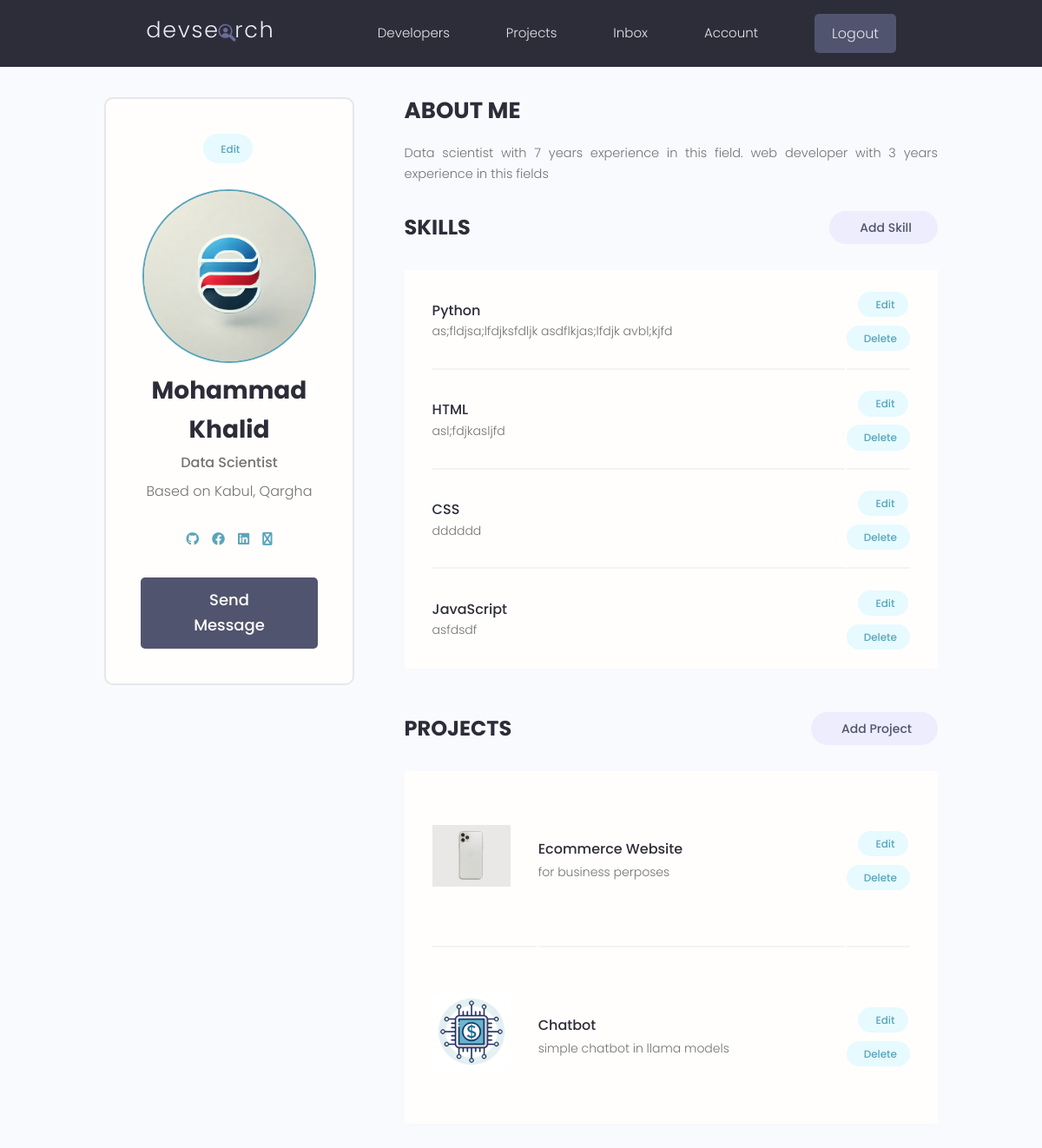
/account/ (signed in), run on the app's committed database.
### users/models.py (models this page shows, shortened)
class Profile(models.Model):
    user = models.OneToOneField(User, on_delete=models.CASCADE, null=True, blank=True)
    name = models.CharField(max_length=200, null=True, blank=True)
    email = models.EmailField(max_length=400, null=True, blank=True)
    username = models.CharField(max_length=200, null=True, blank=True)
    location = models.CharField(max_length=200, null=True, blank=True)
    short_intro = models.CharField(max_length=200, null=True, blank=True)
    bio = models.TextField(blank=True, null=True)
    profile_image = models.ImageField(null=True, blank=True, upload_to='profiles/', default='profiles/user-default.png')
    social_github = models.CharField(max_length=200, null=True, blank=True)
    social_facebook = models.CharField(max_length=200, null=True, blank=True)
    social_linkedin = models.CharField(max_length=200, null=True, blank=True)
    Website = models.CharField(max_length=200, null=True, blank=True)
    created = models.DateTimeField(auto_now_add=True)
    id = models.UUIDField(default=uuid.uuid4, unique=True, primary_key=True, editable=False)

class Skills(models.Model):
    owner = models.ForeignKey(Profile, on_delete=models.SET_NULL, null=True, blank=True)
    name = models.CharField(max_length=100, null=True, blank=True)
    description = models.TextField(null=True, blank=True)
    created = models.DateTimeField(auto_now_add=True)
    id = models.UUIDField(default=uuid.uuid4, unique=True, primary_key=True, editable=False)

### projects/models.py (models this page shows, shortened)
class Projects(models.Model):
    owner = models.ForeignKey(Profile,on_delete=models.SET_NULL, null=True, blank=True)
    title = models.CharField(max_length=200)
    description = models.TextField(null=True, blank=True)
    featured_image = models.ImageField(null=True, blank=True, default='default.jpg')
    demo_link = models.CharField(max_length=2000, null=True, blank=True)
    source_link = models.CharField(max_length=2000, null=True, blank=True)
    tags = models.ManyToManyField('Tag', blank=True)
    vote_total = models.IntegerField(default=0, null=True, blank=True)
    vote_ratio = models.IntegerField(default=0, null=True, blank=True)
    created = models.DateTimeField(auto_now_add=True)
    id = models.UUIDField(default=uuid.uuid4, unique=True, primary_key=True, editable=False)
    class Meta:
        ordering = ['-vote_ratio', '-vote_total', 'title']

### users/views.py (the view)
# urls.py: path('account/',views.userAccount, name="account"),
@login_required(login_url='login')
def userAccount(request):
    profile = request.user.profile
    skills = profile.skills_set.all()
    projects = profile.projects_set.all()
    context = {"profile":profile, 'skills':skills,'projects':projects}
    return render(request, 'users/account.html', context)

### users/templates/users/account.html (shortened to what this page needs)
{% extends 'main.html' %}
{% block content %}
  <main class="settingsPage profile my-md">
    <div class="container">
      <div class="layout">
        <div class="column column--1of3">
          <div class="card text-center">
            <div class="card__body dev">
              <a class="tag tag--pill tag--main settings__btn" href="{% url 'edit-account' %}"> Edit</a>
              <img class="avatar avatar--xl dev__avatar" src="{{profile.profile_image.url}}" />
              <h2 class="dev__name">{{profile.name}}</h2>
              <p class="dev__title">{{profile.short_intro}}</p>
              <p class="dev__location">Based on {{profile.location}}</p>
              <ul class="dev__social">
                <li>
                  <a title="Github" href="{{profile.social_github}}" target="_blank"><i class="fab fa-github"></i></a>
                </li>
                <li>
                  <a title="Facebook" href="{{profile.social_facebook}}" target="_blank"><i class="fab fa-facebook"></i></a>
                </li>
                <li>
                  <a title="LinkedIn" href="{{profile.social_linkedin}}" target="_blank"><i class="fab fa-linkedin"></i></a>
                </li>
                <li>
                  <a title="Personal Website" href="{{profile.website}}" target="_blank"><i class="fab fa-globe"></i></a>
                </li>
              </ul>
              <a href="" class="btn btn--sub btn--lg">Send Message</a>
            </div>
          </div>
        </div>
        <div class="column column--2of3">
          <div class="devInfo">
            <h3 class="devInfo__title">About Me</h3>
            <p class="devInfo__about">
              {{profile.bio}}
            </p>
          </div>
          <div class="settings">
            <h3 class="settings__title">Skills</h3>
            <a class="tag tag--pill tag--sub settings__btn tag--lg" href="{% url 'create-skills' %}"> Add Skill</a>
          </div>
          <table class="settings__table">
          {% for skill in skills %}
            <tr>
              <td class="settings__tableInfo">
                <h4>{{skill.name}}</h4>
                <p>
                  {{skill.description}}
                </p>
              </td>
              <td class="settings__tableActions">
                <a class="tag tag--pill tag--main settings__btn" href="{% url 'update-skills' skill.id %}"> Edit</a>
                <a class="tag tag--pill tag--main settings__btn" href="{% url 'delete-skills' skill.id %}?next=/account">
                  Delete</a>
              </td>
            </tr>
            {% endfor %}
          </table>
          <div class="settings">
            <h3 class="settings__title">Projects</h3>
            <a class="tag tag--pill tag--sub settings__btn tag--lg" href="{% url 'create-project' %}"> Add Project</a>
          </div>
          <table class="settings__table">
          {% for project in projects %}
            <tr>
              <td class="settings__thumbnail">
                <a href="{% url 'project' project.id %}"><img src="{{project.featured_image.url}}" alt="Project Thumbnail" /></a>
              </td>
              <td class="settings__tableInfo">
                <a href="single-project.html">{{project.title}}</a>
                <p>
                  {{project.description}}
                </p>
              </td>
              <td class="settings__tableActions">
                <a class="tag tag--pill tag--main settings__btn" href="{% url 'update-project' project.id %}"> Edit</a>
                <a class="tag tag--pill tag--main settings__btn" href="{% url 'delete-project' project.id %}?next=/account">
                  Delete</a>
              </td>
            </tr>
            {% endfor %}
          </table>
        </div>
      </div>
    </div>
  </main>
{% endblock content %}

### static/styles/app.css (style rules this page uses)
:root { --color-sub: #2d2d39; }
.btn--sub { background-color: var(--color-sub-light); }
.card { border: 2px solid var(--color-light); }
img { width: 100%; }
.profile .card > .dev { padding: 4rem; }
.dev__avatar { display: block; margin: auto; }
.dev__name { color: var(--color-sub); font-size: 2.8rem; font-weight: 700; margin-top: 1rem; margin-bottom: 0.5rem; }
.dev__title { font-size: 1.6rem; font-weight: 500; line-height: 1.3; }
.dev__location { margin-top: 1rem; }
.dev__social { margin: 3rem 0; list-style: none; display: flex; justify-content: center; gap: 1.5rem; }
.devInfo { margin-bottom: 3rem; }
.devInfo__title, .devInfo__subtitle { font-size: 2.6rem; color: var(--color-sub); text-transform: uppercase; font-weight: 700; margin-bottom: 1.5rem; }
.devInfo__about, .devSkill__info { font-size: 1.45rem; line-height: 1.7; text-align: justify; }
.settingsPage .dev > .settings__btn { display: inline-block; margin-bottom: 3rem; }
.settings { display: flex; justify-content: space-between; align-items: center; }
.settings__title { font-size: 2.4rem; text-transform: uppercase; font-weight: 700; color: var(--color-sub); }
.settings__table { margin-top: 3rem; margin-bottom: 5rem; padding: 0 3rem; background: var(--color-white); }
.settings__table tr { width: 100%; }
.settings__table tr > td { padding: 2rem 0; }
.settings__table tr:not(:last-child) td { border-bottom: 2px solid var(--color-white-light); }
.settings__thumbnail { width: 23%; min-width: 10rem; }
.settings__thumbnail img { padding-right: 3rem; height: 15rem; object-fit: contain; }
.settings__tableInfo { width: 100%; }
.settings__tableInfo h4, .settings__tableInfo a { padding-right: 1rem; width: auto; font-size: 1.6rem; font-weight: 500; color: var(--color-sub); }
.settings__tableInfo p { font-size: 1.4rem; }
.settings__tableActions { text-align: right; }

### static/uikit/styles/modules/_variables.css (style rules this page uses)
:root { --color-main: #5aa5b9; --color-main-light: #e6faff; --color-sub: #3f4156; --color-sub-light: #51546e; --color-sub-lighter: #ededfd; --color-text: #737373; --color-gray: #8b8b8b; --color-light: #e5e7eb; --color-light-gray: #767676; --color-bg: #f8fafd; --color-white: #fffefd; --color-white-light: #f3f3f3; --color-success: #359e64; --color-success-bg: #def8e8; --color-error: #fc4b0b; --color-error-bg: #fff2ee; --font-base: 'Poppins', arial, helvetica, 'Segoe UI', roboto, ubuntu, sans-serif; --font-monospace: 'Fira Code', 'Courier New', courier, monospace; --font-regular: 300; --font-medium: 500; --font-bold: 700; --generic-shadow: 1px 1px 5px #00000010; --generic-transition: all 0.3s ease-in-out; }

### static/uikit/styles/modules/_base.css (style rules this page uses)
* { margin: 0; padding: 0; box-sizing: border-box; text-rendering: optimizeLegibility; color: inherit; font-size: inherit; }
html { font-size: 50%; }
@media only screen and (min-width: 480px) { html { font-size: 56.25%; } }
@media only screen and (min-width: 1200px) { html { font-size: 62.5%; } }
body { line-height: 1.6; font-weight: 400; font-size: 1.5rem; color: var(--color-text); background-color: var(--color-bg); min-height: 100vh; }

### static/uikit/styles/modules/_typography.css (style rules this page uses)
* { font-family: var(--font-base); }
h2 { font-size: 3.6rem; font-weight: var(--font-bold); }
h3 { font-size: 3.2rem; font-weight: var(--font-medium); }
h4 { font-size: 2.8rem; font-weight: var(--font-medium); }
p, span, strong { font-size: 1.6rem; color: var(--color-text); font-weight: var(--font-regular); }
a { padding-bottom: 2px; text-decoration: none; display: inline-block; color: var(--color-main); font-weight: var(--font-medium); }

### static/uikit/styles/modules/_utilities.css (style rules this page uses)
.container { width: 92%; max-width: 165rem; margin: 0 auto; box-sizing: border-box; }
@media screen and (min-width: 1000px) { .container { width: 90%; } }
@media screen and (min-width: 1200px) { .container { width: 80%; } }
.text-center { text-align: center; }
.my-md { margin: 3rem auto; }

### static/uikit/styles/modules/_avatar.css (style rules this page uses)
.avatar { border-radius: 50%; border: 2px solid var(--color-main); object-fit: cover; }
.avatar--xl { height: 20rem; width: 20rem; }

### static/uikit/styles/modules/_card.css (style rules this page uses)
.card { border-radius: 1rem; background-color: var(--color-white); border: 1.5px solid var(--color-light); width: auto; height: auto; margin-top: 0.5rem; margin-bottom: 0.5rem; overflow: hidden; }
.card__body, .card__header { padding: 2rem 2.5rem; }

### static/uikit/styles/modules/_layout.css (style rules this page uses)
.layout { display: flex; flex-flow: row wrap; justify-content: space-between; }
.layout > .column { margin-bottom: 3rem; }
.layout > .column.column--1of3 { flex-basis: 30%; }
.layout > .column.column--2of3 { flex-basis: 64%; }

### data on the page
Profile: profile_image (picture), name "Mohammad Khalid", short_intro "Data Scientist", location "Kabul, Qargha", bio "Data scientist with 7 years experience in this field. web developer with 3 years experience in this fields"
Skills: name "Python", description "as;fldjsa;lfdjksfdljk asdflkjas;lfdjk avbl;kjfd"
Skills: name "HTML", description "asl;fdjkasljfd"
Skills: name "CSS", description "dddddd"
Skills: name "JavaScript", description "asfdsdf"
Projects: featured_image (picture), title "Ecommerce Website", description "for business perposes"
Projects: featured_image (picture), title "Chatbot", description "simple chatbot in llama models"
